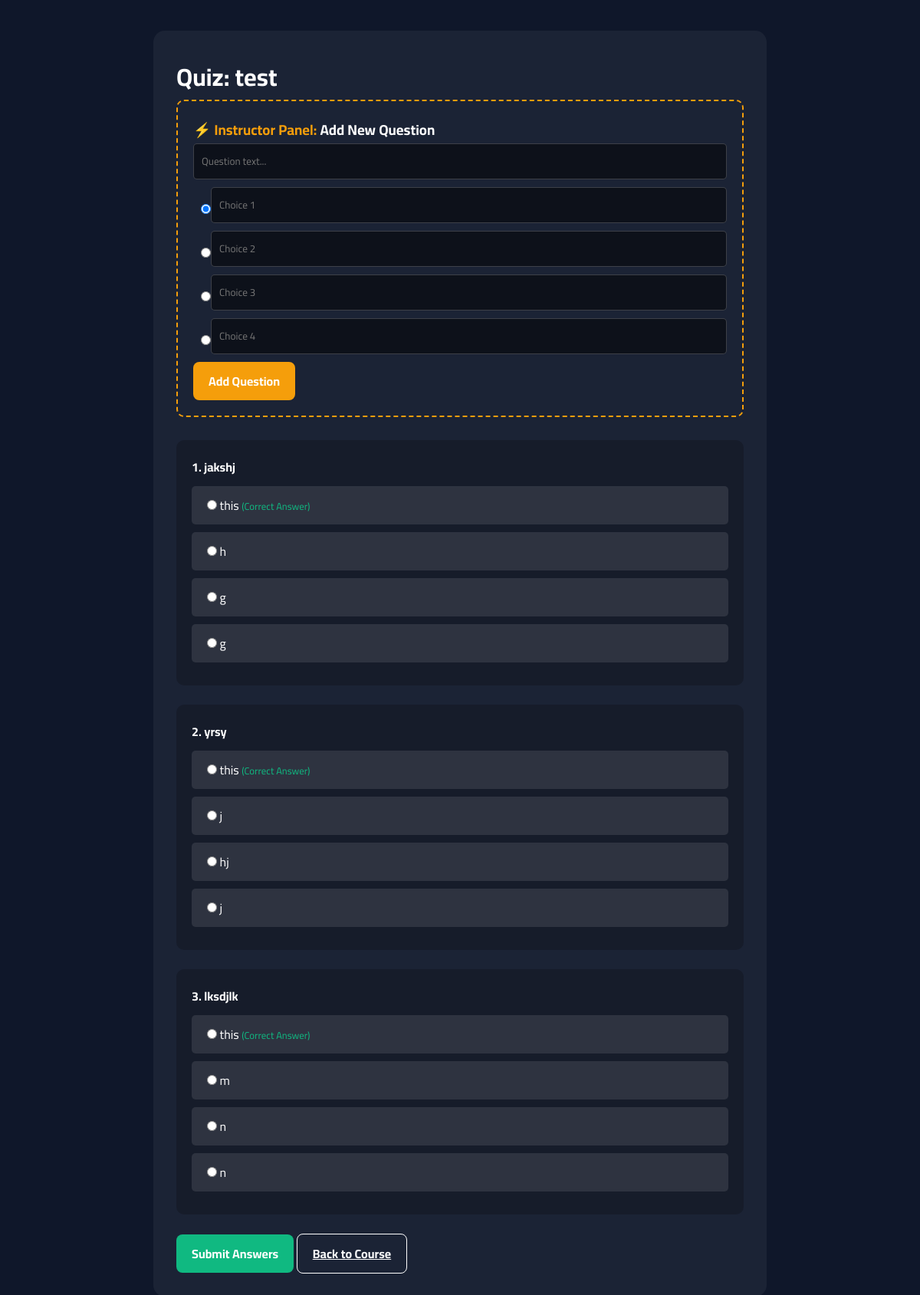
The page /Main/quiz.php?course_id=36 (signed in) on the database its author committed.
### tables this page shows
CREATE TABLE `courses` (
  `course_id` int(11) NOT NULL,
  `creator_id` int(11) NOT NULL,
  `skill_id` int(11) NOT NULL,
  `title` varchar(255) NOT NULL,
  `description` text DEFAULT NULL,
  `price_tokens` int(11) NOT NULL DEFAULT 0 CHECK (`price_tokens` >= 0),
  `release_threshold` int(11) NOT NULL DEFAULT 20 CHECK (`release_threshold` >= 20),
  `has_quiz` tinyint(1) DEFAULT 0,
  `quiz_pass_score` int(11) DEFAULT NULL CHECK (`quiz_pass_score` between 1 and 100),
  `status` enum('draft','pending_review','active','rejected') DEFAULT 'pending_review',
  `created_at` timestamp NOT NULL DEFAULT current_timestamp(),
  `updated_at` timestamp NOT NULL DEFAULT current_timestamp() ON UPDATE current_timestamp(),
  `free_lessons_count` int(11) DEFAULT 0
);

CREATE TABLE `quiz_questions` (
  `question_id` int(11) NOT NULL,
  `quiz_id` int(11) NOT NULL,
  `question_text` text NOT NULL,
  `order_index` int(11) NOT NULL
);

CREATE TABLE `quiz_choices` (
  `choice_id` int(11) NOT NULL,
  `question_id` int(11) NOT NULL,
  `choice_text` varchar(500) NOT NULL,
  `is_correct` tinyint(1) DEFAULT 0
);

### Main/auth_check.php (called while the page is built, shortened)
<?php
function checkUserSession($conn)
{
    $user_id = $_SESSION['user_id'];
    $query = "SELECT * FROM users WHERE user_id = ?";
    $stmt = mysqli_prepare($conn, $query);
    mysqli_stmt_bind_param($stmt, "i", $user_id);
    mysqli_stmt_execute($stmt);
    $result = mysqli_stmt_get_result($stmt);
    $user = mysqli_fetch_assoc($result);
    return $user;
}
?>

### Main/quiz.php (the view, shortened to what this page needs)
<?php
require_once 'db_connection.php';
require_once 'auth_check.php';
$user = checkUserSession($conn);
$user_id = $user['user_id'];
$course_id = isset($_GET['course_id']) ? intval($_GET['course_id']) : 0;
$query = "SELECT creator_id, title, quiz_pass_score, has_quiz FROM courses WHERE course_id = ?";
$stmt = mysqli_prepare($conn, $query);
mysqli_stmt_bind_param($stmt, "i", $course_id);
mysqli_stmt_execute($stmt);
$course = mysqli_fetch_assoc(mysqli_stmt_get_result($stmt));
$is_creator = ($course['creator_id'] == $user_id);
$is_admin = (strpos($user['roles'], 'admin') !== false);
$q_quiz = mysqli_query($conn, "SELECT * FROM quizzes WHERE course_id = $course_id");
$quiz = mysqli_fetch_assoc($q_quiz);
$quiz_id = $quiz['quiz_id'];
$questions = [];
$order_questions = $is_creator ? 'ORDER BY order_index ASC' : 'ORDER BY RAND()';
$res_q = mysqli_query($conn, "SELECT * FROM quiz_questions WHERE quiz_id = $quiz_id $order_questions");
while ($rq = mysqli_fetch_assoc($res_q)) {
    $choice_order = $is_creator ? 'ORDER BY choice_id ASC' : 'ORDER BY RAND()';
    $c_res = mysqli_query($conn, "SELECT * FROM quiz_choices WHERE question_id = {$rq['question_id']} $choice_order");
    $rq['choices'] = [];
    while ($rc = mysqli_fetch_assoc($c_res)) {
        $rq['choices'][] = $rc;
    }
    $questions[] = $rq;
}
?>
<!DOCTYPE html>
<html lang="en" dir="ltr">
<head>
    <link rel="stylesheet" href="style.css">
</head>
<body>
    <div class="quiz-container">
        <h1>Quiz: <?php echo htmlspecialchars($course['title']); ?></h1>
        <?php if ($is_creator): ?>
            <div class="creator-panel">
                <h3><span style="color:#f59e0b;">⚡ Instructor Panel:</span> Add New Question</h3>
                <form method="POST">
                    <input type="text" name="question_text" placeholder="Question text..." required>
                    <?php for($i=0; $i<4; $i++): ?>
                        <div style="display:flex; align-items:center;">
                            <input type="radio" name="correct" value="<?php echo $i; ?>" <?php echo $i==0?'checked':''; ?> title="Correct Answer">
                            <input type="text" name="choices[<?php echo $i; ?>]" placeholder="Choice <?php echo $i+1; ?>" <?php echo $i<2?'required':''; ?>>
                        </div>
                    <?php endfor; ?>
                    <button type="submit" name="add_question" class="btn" style="background:#f59e0b;">Add Question</button>
                </form>
            </div>
        <?php endif; ?>
        <form method="POST">
            <?php if (empty($questions)): ?>
                <p>There are no questions in this quiz yet.</p>
            <?php else: ?>
                <?php foreach ($questions as $index => $q): ?>
                    <div class="question-block">
                        <h4><?php echo ($index + 1) . ". " . htmlspecialchars($q['question_text']); ?></h4>
                        <?php foreach ($q['choices'] as $c): ?>
                            <label class="choice-label">
                                <input type="radio" name="answers[<?php echo $q['question_id']; ?>]" value="<?php echo $c['choice_id']; ?>" required>
                                <?php echo htmlspecialchars($c['choice_text']); ?>
                                <?php if ($is_creator && $c['is_correct']) echo ' <span style="color:#10b981;font-size:0.8em;">(Correct Answer)</span>'; ?>
                            </label>
                        <?php endforeach; ?>
                    </div>
                <?php endforeach; ?>
                <?php if (!$is_creator || $is_admin): ?>
                    <button type="submit" name="submit_quiz" class="btn">Submit Answers</button>
                <?php endif; ?>
            <?php endif; ?>
            <a href="course_player.php?id=<?php echo $course_id; ?>" class="btn" style="background:transparent; border:1px solid white; display:inline-block; margin-right:10px;">Back to Course</a>
        </form>
    </div>
</body>
</html>

### Main/style.css (style rules this page uses)
:root { --bg-dark: #0f172a; --bg-card: rgba(30, 41, 59, 0.7); --primary: #3b82f6; --primary-glow: rgba(59, 130, 246, 0.5); --secondary: #8b5cf6; --accent-gold: #fbbf24; --accent-green: #10b981; --accent-fire: #ef4444; --text-main: #f8fafc; --text-muted: #94a3b8; --glass-border: rgba(255, 255, 255, 0.1); }
* { box-sizing: border-box; margin: 0; padding: 0; font-family: 'Cairo', sans-serif; }
body { background-color: var(--bg-dark); background-image: radial-gradient(circle at 15% 50%, rgba(59, 130, 246, 0.15), transparent 25%), radial-gradient(circle at 85% 30%, rgba(139, 92, 246, 0.15), transparent 25%); background-attachment: fixed; color: var(--text-main); min-height: 100vh; overflow-x: hidden; scroll-behavior: smooth; }

### Main/quiz.php (style rules this page uses)
body { font-family: 'Cairo', sans-serif; background: #0f172a; color: white; padding: 40px; }
.quiz-container { max-width: 800px; margin: auto; background: rgba(255,255,255,0.05); padding: 30px; border-radius: 15px; }
.question-block { margin-bottom: 25px; padding: 20px; background: rgba(0,0,0,0.2); border-radius: 10px; }
.choice-label { display: block; margin: 10px 0; cursor: pointer; padding: 10px; background: rgba(255,255,255,0.1); border-radius: 5px; }
input[type="radio"] { margin-left: 10px; }
.btn { padding: 10px 20px; background: #10b981; color: white; border: none; border-radius: 8px; cursor: pointer; font-size: 1rem; font-weight: bold; }
.creator-panel { border: 2px dashed #f59e0b; padding: 20px; margin-bottom: 30px; border-radius: 10px; }
.creator-panel input[type="text"] { width: 100%; padding: 10px; margin-bottom: 10px; background: rgba(0,0,0,0.5); border: 1px solid rgba(255,255,255,0.2); color: white; border-radius: 5px; }

### rows shown on the page
courses: title "test"
quiz_questions: question_text "jakshj"
quiz_choices: choice_text "this", is_correct "(Correct Answer)"
quiz_choices: choice_text "h"
quiz_choices: choice_text "g"
quiz_choices: choice_text "g"
quiz_questions: question_text "yrsy"
quiz_choices: choice_text "this", is_correct "(Correct Answer)"
quiz_choices: choice_text "j"
quiz_choices: choice_text "hj"
quiz_choices: choice_text "j"
quiz_questions: question_text "lksdjlk"
quiz_choices: choice_text "this", is_correct "(Correct Answer)"
quiz_choices: choice_text "m"
quiz_choices: choice_text "n"
quiz_choices: choice_text "n"
